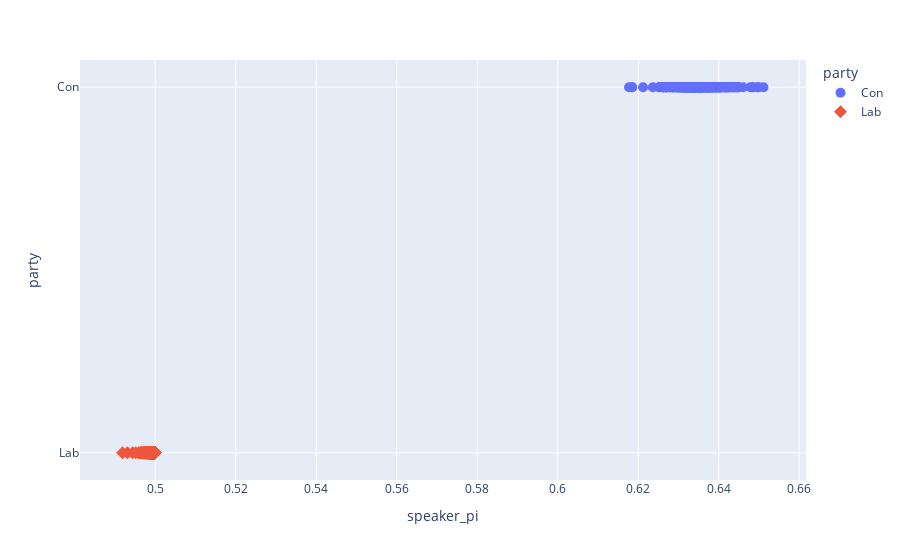

Source (notebook cell):
### Code cell
import plotly.express as px
fig = px.scatter(pi_speaker, y="party", x="speaker_pi", color="party", symbol="party")
fig.update_traces(marker_size=10)
fig.show()

### Figure 1 — Plotly figure (JSON) as saved in the notebook; plotly's stock layout.template omitted (floating-point values rounded to 4 significant figures; data arrays with more than 128 entries replaced by an {"elided": "..."} marker saying what was removed)
{"data": [{"hovertemplate": "party=%{y}<br>speaker_pi=%{x}<extra></extra>", "legendgroup": "Con", "marker": {"color": "#636efa", "size": 10, "symbol": "circle"}, "mode": "markers", "name": "Con", "orientation": "h", "showlegend": true, "type": "scatter", "x": {"elided": "430 float values"}, "xaxis": "x", "y": {"elided": "430 str values"}, "yaxis": "y"}, {"hovertemplate": "party=%{y}<br>speaker_pi=%{x}<extra></extra>", "legendgroup": "Lab", "marker": {"color": "#EF553B", "size": 10, "symbol": "diamond"}, "mode": "markers", "name": "Lab", "orientation": "h", "showlegend": true, "type": "scatter", "x": {"elided": "439 float values"}, "xaxis": "x", "y": {"elided": "439 str values"}, "yaxis": "y"}], "layout": {"legend": {"title": {"text": "party"}, "tracegroupgap": 0}, "margin": {"t": 60}, "xaxis": {"anchor": "y", "domain": [0, 1], "title": {"text": "speaker_pi"}}, "yaxis": {"anchor": "x", "categoryarray": ["Lab", "Con"], "categoryorder": "array", "domain": [0, 1], "title": {"text": "party"}}}}
